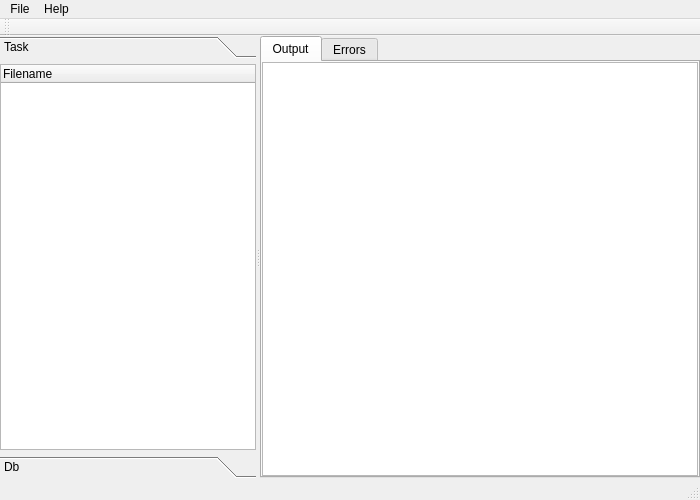
<?xml version="1.0" encoding="UTF-8"?>
<ui version="4.0">
 <class>MainWindow</class>
 <widget class="QMainWindow" name="MainWindow">
  <property name="geometry">
   <rect>
    <x>0</x>
    <y>0</y>
    <width>700</width>
    <height>500</height>
   </rect>
  </property>
  <property name="windowTitle">
   <string>MainWindow</string>
  </property>
  <widget class="QWidget" name="centralwidget">
   <property name="sizePolicy">
    <sizepolicy hsizetype="Minimum" vsizetype="Minimum">
     <horstretch>0</horstretch>
     <verstretch>0</verstretch>
    </sizepolicy>
   </property>
   <layout class="QHBoxLayout" name="horizontalLayout">
    <property name="margin">
     <number>0</number>
    </property>
    <item>
     <widget class="QSplitter" name="splitter">
      <property name="orientation">
       <enum>Qt::Horizontal</enum>
      </property>
      <widget class="QToolBox" name="toolBox">
       <property name="sizePolicy">
        <sizepolicy hsizetype="Expanding" vsizetype="Expanding">
         <horstretch>0</horstretch>
         <verstretch>0</verstretch>
        </sizepolicy>
       </property>
       <property name="minimumSize">
        <size>
         <width>0</width>
         <height>0</height>
        </size>
       </property>
       <property name="currentIndex">
        <number>0</number>
       </property>
       <widget class="QWidget" name="page1">
        <property name="geometry">
         <rect>
          <x>0</x>
          <y>0</y>
          <width>256</width>
          <height>393</height>
         </rect>
        </property>
        <attribute name="label">
         <string>Task</string>
        </attribute>
        <layout class="QVBoxLayout" name="verticalLayout_3">
         <property name="spacing">
          <number>3</number>
         </property>
         <property name="margin">
          <number>0</number>
         </property>
         <item>
          <widget class="QTreeWidget" name="tree">
           <property name="sizePolicy">
            <sizepolicy hsizetype="Expanding" vsizetype="Expanding">
             <horstretch>0</horstretch>
             <verstretch>0</verstretch>
            </sizepolicy>
           </property>
           <property name="minimumSize">
            <size>
             <width>0</width>
             <height>0</height>
            </size>
           </property>
           <column>
            <property name="text">
             <string>Filename</string>
            </property>
           </column>
          </widget>
         </item>
        </layout>
       </widget>
       <widget class="QWidget" name="page2">
        <property name="geometry">
         <rect>
          <x>0</x>
          <y>0</y>
          <width>98</width>
          <height>73</height>
         </rect>
        </property>
        <attribute name="label">
         <string>Db</string>
        </attribute>
        <layout class="QVBoxLayout" name="verticalLayout_4">
         <property name="spacing">
          <number>3</number>
         </property>
         <property name="margin">
          <number>0</number>
         </property>
         <item>
          <widget class="QListWidget" name="listWidget"/>
         </item>
        </layout>
       </widget>
      </widget>
      <widget class="QTabWidget" name="tab">
       <property name="sizePolicy">
        <sizepolicy hsizetype="Expanding" vsizetype="Expanding">
         <horstretch>1</horstretch>
         <verstretch>0</verstretch>
        </sizepolicy>
       </property>
       <property name="currentIndex">
        <number>0</number>
       </property>
       <widget class="QWidget" name="tab1">
        <attribute name="title">
         <string>Output</string>
        </attribute>
        <layout class="QVBoxLayout" name="verticalLayout">
         <property name="spacing">
          <number>0</number>
         </property>
         <property name="margin">
          <number>0</number>
         </property>
         <item>
          <widget class="QTextEdit" name="text1"/>
         </item>
        </layout>
       </widget>
       <widget class="QWidget" name="tab2">
        <attribute name="title">
         <string>Errors</string>
        </attribute>
        <layout class="QVBoxLayout" name="verticalLayout_2">
         <property name="spacing">
          <number>0</number>
         </property>
         <property name="margin">
          <number>0</number>
         </property>
         <item>
          <widget class="QTextEdit" name="text2"/>
         </item>
        </layout>
       </widget>
      </widget>
     </widget>
    </item>
   </layout>
  </widget>
  <widget class="QMenuBar" name="menubar">
   <property name="geometry">
    <rect>
     <x>0</x>
     <y>0</y>
     <width>700</width>
     <height>21</height>
    </rect>
   </property>
   <widget class="QMenu" name="menuFile">
    <property name="title">
     <string>File</string>
    </property>
    <addaction name="actionTaskDir"/>
    <addaction name="actionTaskFile"/>
    <addaction name="actionClose"/>
    <addaction name="separator"/>
    <addaction name="actionExit"/>
   </widget>
   <widget class="QMenu" name="menuHelp">
    <property name="title">
     <string>Help</string>
    </property>
    <addaction name="actionAbout"/>
    <addaction name="actionAbout_Qt"/>
   </widget>
   <addaction name="menuFile"/>
   <addaction name="menuHelp"/>
  </widget>
  <widget class="QStatusBar" name="statusbar"/>
  <widget class="QToolBar" name="toolBar">
   <property name="windowTitle">
    <string>toolBar</string>
   </property>
   <attribute name="toolBarArea">
    <enum>TopToolBarArea</enum>
   </attribute>
   <attribute name="toolBarBreak">
    <bool>false</bool>
   </attribute>
  </widget>
  <action name="actionTaskDir">
   <property name="text">
    <string>Task Dir</string>
   </property>
   <property name="shortcut">
    <string>Alt+D</string>
   </property>
  </action>
  <action name="actionTaskFile">
   <property name="text">
    <string>Task File</string>
   </property>
   <property name="shortcut">
    <string>Alt+F</string>
   </property>
  </action>
  <action name="actionClose">
   <property name="text">
    <string>Close</string>
   </property>
   <property name="shortcut">
    <string>Alt+C</string>
   </property>
  </action>
  <action name="actionExit">
   <property name="text">
    <string>Exit</string>
   </property>
   <property name="shortcut">
    <string>Alt+X</string>
   </property>
  </action>
  <action name="actionAbout">
   <property name="text">
    <string>About</string>
   </property>
  </action>
  <action name="actionAbout_Qt">
   <property name="text">
    <string>About Qt</string>
   </property>
  </action>
 </widget>
 <resources/>
 <connections>
  <connection>
   <sender>actionTaskDir</sender>
   <signal>triggered()</signal>
   <receiver>MainWindow</receiver>
   <slot>OnTaskDir()</slot>
   <hints>
    <hint type="sourcelabel">
     <x>-1</x>
     <y>-1</y>
    </hint>
    <hint type="destinationlabel">
     <x>315</x>
     <y>224</y>
    </hint>
   </hints>
  </connection>
  <connection>
   <sender>actionTaskFile</sender>
   <signal>triggered()</signal>
   <receiver>MainWindow</receiver>
   <slot>OnTaskFile()</slot>
   <hints>
    <hint type="sourcelabel">
     <x>-1</x>
     <y>-1</y>
    </hint>
    <hint type="destinationlabel">
     <x>315</x>
     <y>224</y>
    </hint>
   </hints>
  </connection>
  <connection>
   <sender>actionClose</sender>
   <signal>triggered()</signal>
   <receiver>MainWindow</receiver>
   <slot>OnClose()</slot>
   <hints>
    <hint type="sourcelabel">
     <x>-1</x>
     <y>-1</y>
    </hint>
    <hint type="destinationlabel">
     <x>315</x>
     <y>224</y>
    </hint>
   </hints>
  </connection>
  <connection>
   <sender>actionExit</sender>
   <signal>triggered()</signal>
   <receiver>MainWindow</receiver>
   <slot>close()</slot>
   <hints>
    <hint type="sourcelabel">
     <x>-1</x>
     <y>-1</y>
    </hint>
    <hint type="destinationlabel">
     <x>315</x>
     <y>224</y>
    </hint>
   </hints>
  </connection>
  <connection>
   <sender>actionAbout</sender>
   <signal>triggered()</signal>
   <receiver>MainWindow</receiver>
   <slot>OnAbout()</slot>
   <hints>
    <hint type="sourcelabel">
     <x>-1</x>
     <y>-1</y>
    </hint>
    <hint type="destinationlabel">
     <x>349</x>
     <y>271</y>
    </hint>
   </hints>
  </connection>
  <connection>
   <sender>actionAbout_Qt</sender>
   <signal>triggered()</signal>
   <receiver>MainWindow</receiver>
   <slot>OnAbout_Qt()</slot>
   <hints>
    <hint type="sourcelabel">
     <x>-1</x>
     <y>-1</y>
    </hint>
    <hint type="destinationlabel">
     <x>349</x>
     <y>271</y>
    </hint>
   </hints>
  </connection>
  <connection>
   <sender>tree</sender>
   <signal>itemSelectionChanged()</signal>
   <receiver>MainWindow</receiver>
   <slot>OnTreeItemSelected()</slot>
   <hints>
    <hint type="sourcelabel">
     <x>124</x>
     <y>278</y>
    </hint>
    <hint type="destinationlabel">
     <x>349</x>
     <y>271</y>
    </hint>
   </hints>
  </connection>
 </connections>
 <slots>
  <slot>OnTaskDir()</slot>
  <slot>OnTaskFile()</slot>
  <slot>OnClose()</slot>
  <slot>OnAbout()</slot>
  <slot>OnAbout_Qt()</slot>
  <slot>OnTreeItemSelected()</slot>
 </slots>
</ui>
